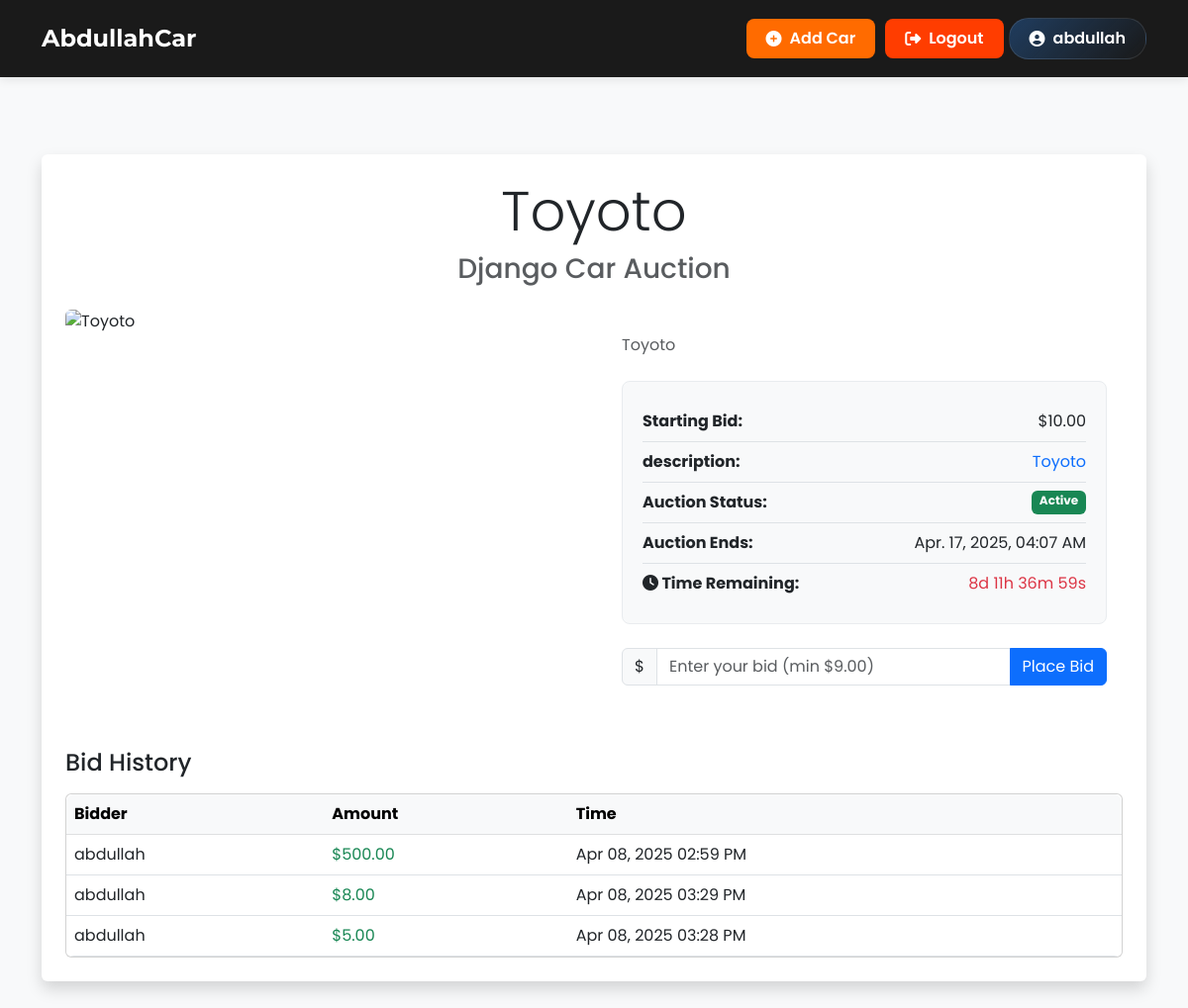
The page /ShowDetalis/2/ (signed in) on the database its author committed.
### Carswork/models.py (models this page shows, shortened)
class Car(models.Model):
    title = models.CharField(max_length=100)
    description = models.TextField()
    image = CloudinaryField('image')
    started_bid = models.DecimalField(max_digits=10, decimal_places=2)
    current_bid = models.DecimalField(max_digits=10, decimal_places=2, default=0)
    end_auction = models.DateTimeField()
    owner = models.ForeignKey(User, on_delete=models.CASCADE)
    winner = models.ForeignKey(User, on_delete=models.SET_NULL, blank=True, null=True, related_name='won_auctions')
    is_auction_active = models.BooleanField(default=True)

class Bid(models.Model):
    car = models.ForeignKey(Car, on_delete=models.CASCADE, related_name='bids')
    bidder = models.ForeignKey(User, on_delete=models.CASCADE)
    amount = models.DecimalField(max_digits=10, decimal_places=2)
    timestamp = models.DateTimeField(auto_now_add=True)

### Carswork/views.py (the view, shortened to what this page needs)
# urls.py: path("ShowDetalis/<int:id>/",views.ShowDetalis,name="ShowDetalis"),
@login_required
def ShowDetalis(request, id):
    car = get_object_or_404(Car, id=id)
    bids = car.bids.all().order_by('-amount')
    if now() > car.end_auction:
        car.is_auction_active = False
        if bids.exists():
            car.winner = bids.first().bidder
        car.save()
    context = {
        "car": car,
        "bids": bids,
        "is_auction_active": car.is_auction_active,
        "winner": car.winner  # Make sure to pass the winner to template
    }
    return render(request, "ShowDeatils.html", context)

### templates/ShowDeatils.html (shortened to what this page needs)
{% extends "base.html" %}
{% block "Content" %}
<div class="container py-5">
  <div class="auction-container bg-white rounded shadow p-4">
    <div class="text-center mb-4">
      <h1 class="display-4">{{ car.title }}</h1>
      <h3 class="text-muted">Django Car Auction</h3>
    </div>
    <div class="row g-4">
      <div class="col-lg-6">
        <div class="card h-100 border-0">
          <img src="{{ car.image.url }}" alt="{{ car.title }}" class="card-img-top img-fluid rounded" style="max-height: 400px; object-fit: cover;">
        </div>
      </div>
      <div class="col-lg-6">
        <div class="card h-100 border-0">
          <div class="card-body">
            <p class="card-text text-muted">{{ car.description }}</p>
            <div class="bid-info mt-4">
              <div class="d-flex justify-content-between py-2 border-bottom">
                <span class="fw-bold">Starting Bid:</span>
                <span>${{ car.started_bid|floatformat:2 }}</span>
              </div>
              <div class="d-flex justify-content-between py-2 border-bottom">
                <span class="fw-bold">description:</span>
                <span class="text-primary">{{ car.description }}</span>
              </div>
              <div class="d-flex justify-content-between py-2 border-bottom">
                <span class="fw-bold">Auction Status:</span>
                <span class="badge bg-{% if car.is_auction_active %}success{% else %}danger{% endif %}">
                  {% if car.is_auction_active %}Active{% else %}Ended{% endif %}
                </span>
              </div>
              <div class="d-flex justify-content-between py-2 border-bottom">
                <span class="fw-bold">Auction Ends:</span>
                <span>{{ car.end_auction|date:"M. d, Y, h:i A" }}</span>
              </div>
              <div class="d-flex justify-content-between py-2">
                <span class="fw-bold"><i class="fas fa-clock"></i> Time Remaining:</span>
                <span id="countdown-timer" class="text-danger"></span>
              </div>
            </div>
            {% if car.is_auction_active %}
            <div class="mt-4">
              <form method="post" action="{% url 'ShowDetalis' car.id %}">
                <div class="input-group">
                  <span class="input-group-text">$</span>
                  <input
                    type="number"
                    class="form-control"
                    name="amount"
                    min="{{ car.current_bid|add:1 }}"
                    step="0.01"
                    placeholder="Enter your bid (min ${{ car.current_bid|add:1|floatformat:2 }})"
                    required
                  />
                  <button class="btn btn-primary" type="submit">
                    Place Bid
                  </button>
                </div>
              </form>
            </div>
            {% else %}
            <div class="alert alert-info mt-3">
              This auction has ended. No more bids can be placed.
            </div>
            {% endif %}
          </div>
        </div>
      </div>
    </div>
    <div class="mt-5">
      <h4 class="mb-3">Bid History</h4>
      <div class="card">
        <div class="card-body p-0">
          {% if bids %}
            <div class="table-responsive">
              <table class="table table-hover mb-0">
                <thead class="table-light">
                  <tr>
                    <th>Bidder</th>
                    <th>Amount</th>
                    <th>Time</th>
                  </tr>
                </thead>
                <tbody>
                  {% for bid in bids %}
                    <tr>
                      <td>{{ bid.bidder.username }}</td>
                      <td class="text-success">${{ bid.amount|floatformat:2 }}</td>
                      <td>{{ bid.timestamp|date:"M d, Y h:i A" }}</td>
                    </tr>
                  {% endfor %}
                </tbody>
              </table>
            </div>
          {% else %}
            <div class="p-4 text-center text-muted">
              No bids have been placed yet. Be the first to bid!
            </div>
          {% endif %}
        </div>
      </div>
    </div>
  </div>
</div>
{% endblock %}

### templates/Base.html (shortened to what this page needs)
<!DOCTYPE html>
<html lang="en">
<head>
    <link href="https://cdn.jsdelivr.net/npm/bootstrap@5.3.0/dist/css/bootstrap.min.css" rel="stylesheet">
    <link rel="stylesheet" href="https://cdnjs.cloudflare.com/ajax/libs/font-awesome/6.4.0/css/all.min.css">
</head>
<body>
    <nav class="navbar navbar-expand-lg p-3 navbar-dark">
        <div class="container">
            <a class="navbar-brand" href="/">
                AbdullahCar
            </a>
            <div class="collapse navbar-collapse" id="navbarNav">
                <ul class="navbar-nav ms-auto align-items-lg-center">
                    <li class="nav-item">
                        <a class="nav-btn btn-add-car" href="{% url 'Addcar' %}">
                            <i class="fas fa-plus-circle nav-icon"></i>Add Car
                        </a>
                    </li>
                    {% if  user.is_authenticated %}
                    <li  class="nav-item">
                        <a class="nav-btn btn-logout" href="{% url 'Logout' %}" >
                            <i class="fas fa-sign-out-alt nav-icon"></i>Logout
                        </a>
                    </li>
                    <li class="nav-item">
                        <span class="username-display">
                            <i class="fas fa-user-circle nav-icon"></i>{{user.username}}
                        </span>
                    </li>
                    {% endif %}
                </ul>
            </div>
        </div>
    </nav>
    {% block "Content" %}
    {% endblock %}
</body>
</html>

### templates/Base.html (style rules this page uses)
body { font-family: 'Poppins', sans-serif; padding-top: 20px; background-color: #f8f9fa; margin:0px; padding:0px; }
.navbar { background-color: #1a1a1a !important; padding: 15px 0; margin-bottom: 30px; box-shadow: 0 2px 10px rgba(0,0,0,0.1); }
.navbar-brand { font-family: 'Montserrat', sans-serif; font-weight: 700; font-size: 24px; color: #ffffff !important; display: flex; align-items: center; }
.nav-btn { border: none; border-radius: 8px; padding: 8px 20px; font-weight: 600; transition: all 0.3s ease; margin: 0 5px; display: inline-flex; align-items: center; text-decoration: none !important; }
.btn-add-car { background-color: #ff6b00; color: white; }
.btn-logout { background-color: #ff3d00; color: white; }
.username-display { color: #ffffff; font-weight: 600; background: linear-gradient(135deg, rgba(46,142,255,0.3) 0%, rgba(0,0,0,0) 100%); border-radius: 20px; padding: 8px 20px; display: inline-flex; align-items: center; border: 1px solid rgba(255,255,255,0.1); }
.nav-icon { margin-right: 8px; }

### templates/ShowDeatils.html (style rules this page uses)
.auction-container { max-width: 1200px; margin: 0 auto; }
.bid-info { background-color: #f8f9fa; border-radius: 8px; padding: 20px; margin-bottom: 20px; border: 1px solid #e9ecef; }
.table-responsive { border-radius: 8px; overflow: hidden; }

### rows shown on the page
Car: title "Toyoto", description "Toyoto", started_bid "10.00", end_auction "Apr. 17, 2025, 04:07 AM", amount "Enter your bid (min $9.00)"
Bid: bidder.username "abdullah", amount "500.00", timestamp "Apr 08, 2025 02:59 PM"
Bid: bidder.username "abdullah", amount "8.00", timestamp "Apr 08, 2025 03:29 PM"
Bid: bidder.username "abdullah", amount "5.00", timestamp "Apr 08, 2025 03:28 PM"

### other values the page prints
{{ user.username }} "abdullah"
